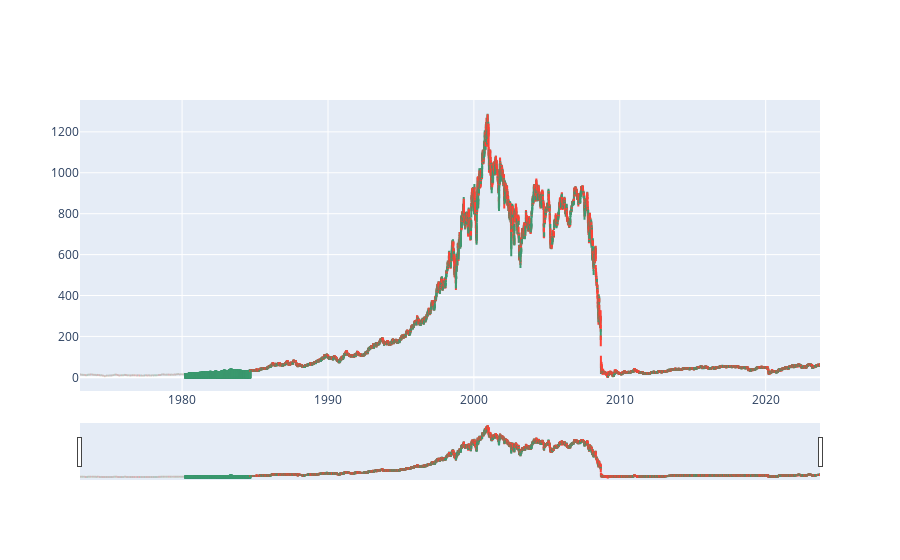

Source (notebook cell):
### Code cell
plot_candle_stick(df)

### Figure 1 — Plotly figure (JSON) as saved in the notebook; plotly's stock layout.template omitted (floating-point values rounded to 4 significant figures; data arrays with more than 128 entries replaced by an {"elided": "..."} marker saying what was removed)
{"data": [{"close": {"elided": "12792 float values"}, "high": {"elided": "12792 float values"}, "low": {"elided": "12792 float values"}, "open": {"elided": "12792 float values"}, "type": "candlestick", "x": {"elided": "12792 str values"}}], "layout": {}}
